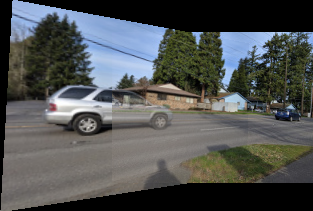
#> input picture old/img_panorama_34.png, 313 x 211 px
$ python image_stitch.py img_panorama_34.png im5.png out.png
#> lines starting #> are read from the running program, lines starting #| are printed output that depends on the picture
import math
import cv2 as cv
import sys
import numpy as np
import random


def ex_find_homography_ransac(
    list_pairs_matched_keypoints,
    threshold_ratio_inliers=0.85,
    threshold_reprojtion_error=3,
    max_num_trial=1000,
):
    """
    Apply RANSAC algorithm to find a homography transformation matrix that align 2 sets of feature points, transform the first set of feature point to the second (e.g. warp image 1 to image 2)
    :param list_pairs_matched_keypoints: has the format as a list of pairs of matched points: [[[p1x,p1y],[p2x,p2y]],....]
    :param threshold_ratio_inliers: threshold on the ratio of inliers over the total number of samples, accept the estimated homography if ratio is higher than the threshold
    :param threshold_reprojtion_error: threshold of reprojection error (measured as euclidean distance, in pixels) to determine whether a sample is inlier or outlier
    :param max_num_trial: the maximum number of trials to do take sample and do testing to find the best homography matrix
    :return best_H: the best found homography matrix
    """
    best_H = None
    best_ratio = 0
    for i in range(max_num_trial):
        a, b, c, d = random.choices(list_pairs_matched_keypoints, k=4)
        x1, y1, xp1, yp1 = a[0][0], a[0][1], a[1][0], a[1][1]
        x2, y2, xp2, yp2 = b[0][0], b[0][1], b[1][0], b[1][1]
        x3, y3, xp3, yp3 = c[0][0], c[0][1], c[1][0], c[1][1]
        x4, y4, xp4, yp4 = d[0][0], d[0][1], d[1][0], d[1][1]

        A = np.array([
            [-x1, -y1, -1, 0, 0, 0, x1*xp1, y1*xp1, xp1],
            [0, 0, 0, -x1, -y1, -1, x1*yp1, y1*yp1, yp1],
            [-x2, -y2, -1, 0, 0, 0, x2*xp2, y2*xp2, xp2],
            [0, 0, 0, -x2, -y2, -1, x2*yp2, y2*yp2, yp2],
            [-x3, -y3, -1, 0, 0, 0, x3*xp3, y3*xp3, xp3],
            [0, 0, 0, -x3, -y3, -1, x3*yp3, y3*yp3, yp3],
            [-x4, -y4, -1, 0, 0, 0, x4*xp4, y4*xp4, xp4],
            [0, 0, 0, -x4, -y4, -1, x4*yp4, y4*yp4, yp4]
        ])
        U, S, V = np.linalg.svd(np.array(A, np.float32))

        H = V[-1, :].reshape(3, 3)/V[-1, -1]
        inLiners = NumInliners(H, list_pairs_matched_keypoints)
        ratio = inLiners/len(list_pairs_matched_keypoints)
        if ratio > threshold_ratio_inliers:
            # if best_ratio < ratio:
            #     best_ratio = ratio
            #     best_H = H

            print(ratio)
            return H


# [16 lines left out: function NumInliners, not called in this run]


def ex_extract_and_match_feature(img_1, img_2, ratio_robustness=0.7):
    """
    1/ extract SIFT feature from image 1 and image 2,
    2/ use a bruteforce search to find pairs of matched features: for each feature point in img_1, find its best matched feature point in img_2
    3/ apply ratio test to select the set of robust matched points
    :param img_1: input image 1
    :param img_2: input image 2
    :param ratio_robustness: ratio for the robustness test
    :return list_pairs_matched_keypoints: has the format as list of pairs of matched points: [[[p1x,p1y],[p2x,p2y]]]
    """
    # ==============================
    # ===== 1/ extract features from input image 1 and image 2
    # ==============================
    gray = cv.cvtColor(img_1, cv.COLOR_BGR2GRAY)
    sift = cv.SIFT_create()
    kp, des = sift.detectAndCompute(gray, None)
    #img_kp = cv.drawKeypoints(gray, kp, img_1)

    gray2 = cv.cvtColor(img_2, cv.COLOR_BGR2GRAY)
    kp2, des2 = sift.detectAndCompute(gray2, None)
    #img_kp2 = cv.drawKeypoints(gray2, kp2, img_2)

    # ==============================
    # ===== 2/ use bruteforce search to find a list of pairs of matched feature points
    # ==============================

    list_pairs_matched_keypoints = []

    for i in range(len(kp)):
        tmplist = []
        for j in range(len(kp2)):
            dist = np.linalg.norm(des[i]-des2[j])
            tmplist.append([j, dist])

        tmplist.sort(key=lambda x: x[1])
        ratio = tmplist[0][1]/tmplist[1][1]
        if (ratio < ratio_robustness):
            p = kp[i]
            q = kp2[tmplist[0][0]]
            p1x = p.pt[0]
            p1y = p.pt[1]
            p2x = q.pt[0]
            p2y = q.pt[1]
            list_pairs_matched_keypoints.append([[p1x, p1y], [p2x, p2y]])
    print(len(list_pairs_matched_keypoints))
    return list_pairs_matched_keypoints


# [58 lines left out: function ex_warp_blend_crop_image, not called in this run]


def stitch_images(img_1, img_2):
    """
    :param img_1: input image 1. We warp this image to align and stich it to the image 2
    :param img_2: is the reference image. We will not warp this image
    :return img_panorama: the resulting stiched image
    """
    print("==============================")
    print("===== stitch two images to generate one panorama image")
    print("==============================")

    # ===== extract and match features from image 1 and image 2
    list_pairs_matched_keypoints = ex_extract_and_match_feature(
        img_1=img_1, img_2=img_2, ratio_robustness=0.7
    )

    # ===== use RANSAC algorithm to find homography to warp image 1 to align it to image 2
    H_1 = ex_find_homography_ransac(
        list_pairs_matched_keypoints,
        threshold_ratio_inliers=0.85,
        threshold_reprojtion_error=3,
        max_num_trial=1000,
    )
    print(H_1)

    # ===== warp image 1, blend it with image 2 using average blending to produce the resulting panorama image
    img_panorama = ex_warp_blend_crop_image(img_1=img_1, H_1=H_1, img_2=img_2)

    return img_panorama


if __name__ == "__main__":
    print("==================================================")
    print("PSU CS 410/510, Winter 2022, HW2: image stitching")
    print("==================================================")

    path_file_image_1 = sys.argv[1]
    path_file_image_2 = sys.argv[2]
    path_file_image_result = sys.argv[3]

    # ===== read 2 input images
    img_1 = cv.imread(path_file_image_1)
#> img_1 is the input picture: shape (211, 313, 3); mean B, G, R 82, 82.5, 79.7
    img_2 = cv.imread(path_file_image_2)
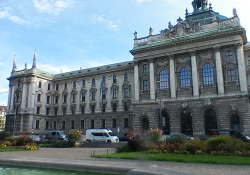
#> input picture old/im5.png, 250 x 175 px
#> img_2 is the input picture: shape (175, 250, 3); mean B, G, R 134.1, 127.3, 111.3

    # ===== create a panorama image by stitch image 1 to image 2
    img_panorama = stitch_images(img_1=img_1, img_2=img_2)
#> in ex_extract_and_match_feature, `gray = cv.cvtColor(img_1, cv.COLOR_BGR2GRAY)`:
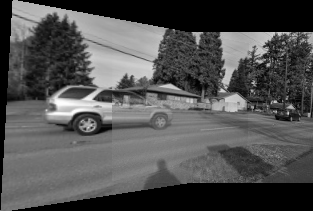
#> gray: shape (211, 313); min 0, max 254, mean 81.6
#> in ex_extract_and_match_feature, `kp, des = sift.detectAndCompute(gray, None)`: kp = 498 keypoints; strongest (x, y, size): (279, 34, 2.9), (64, 106, 17.3), (288, 33, 2.4), (275, 102, 2.1)
#> in ex_extract_and_match_feature, `gray2 = cv.cvtColor(img_2, cv.COLOR_BGR2GRAY)`:
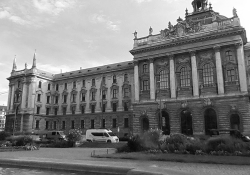
#> gray2: shape (175, 250); min 7, max 255, mean 123.3
#> in ex_extract_and_match_feature, `kp2, des2 = sift.detectAndCompute(gray2, None)`: kp2 = 413 keypoints; strongest (x, y, size): (114, 139, 4.3), (40, 83, 1.8), (106, 131, 2.4), (115, 137, 2.1)
#> the loop in ex_extract_and_match_feature, `for i in range(len(kp)):` made 498 passes
#> ratio on passes 1 to 3: 0.821, 0.954, 0.934
#> after the loop in ex_extract_and_match_feature, `for i in range(len(kp)):`: list_pairs_matched_keypoints = []
#| 0
#> (the run stopped early here; a loop or call above may not have finished)
